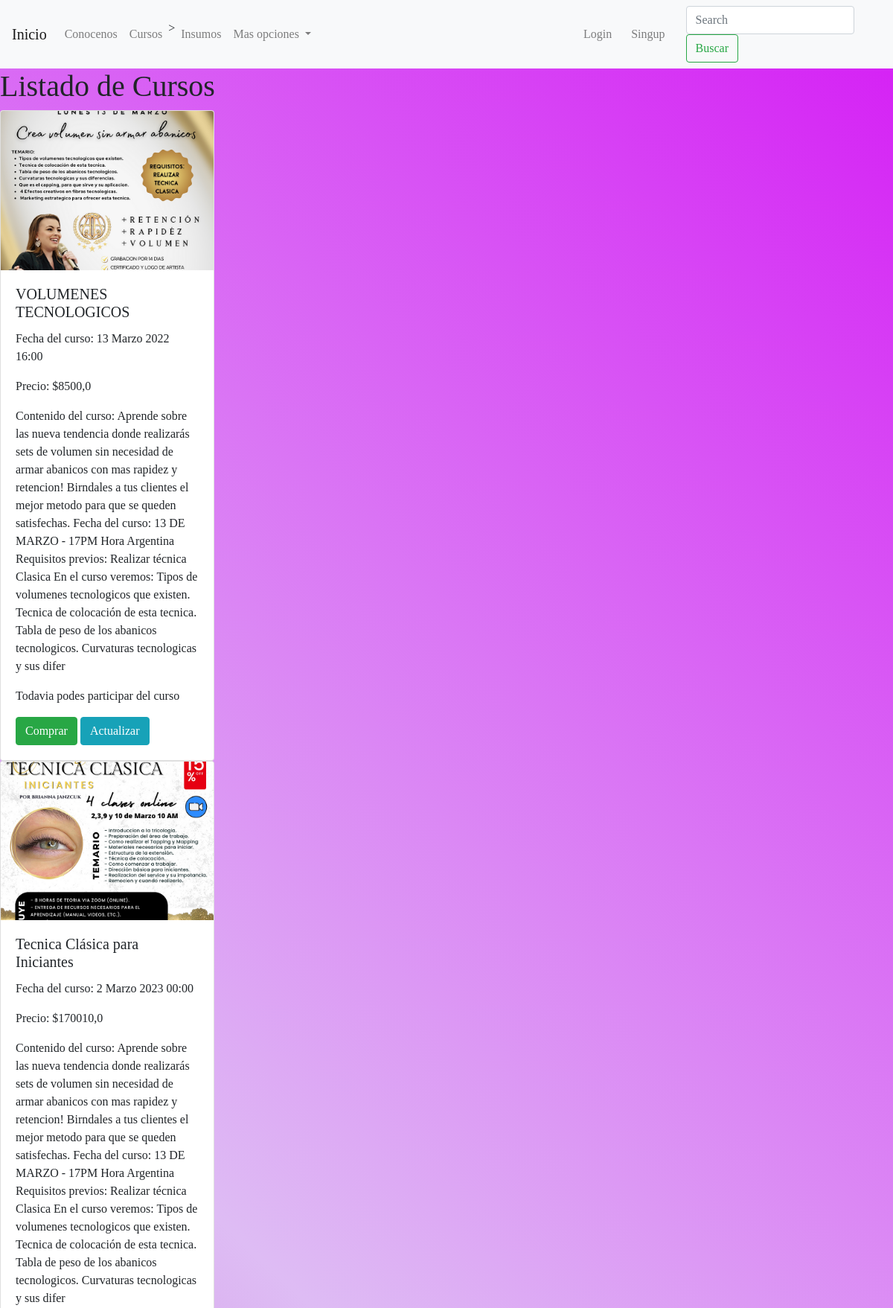
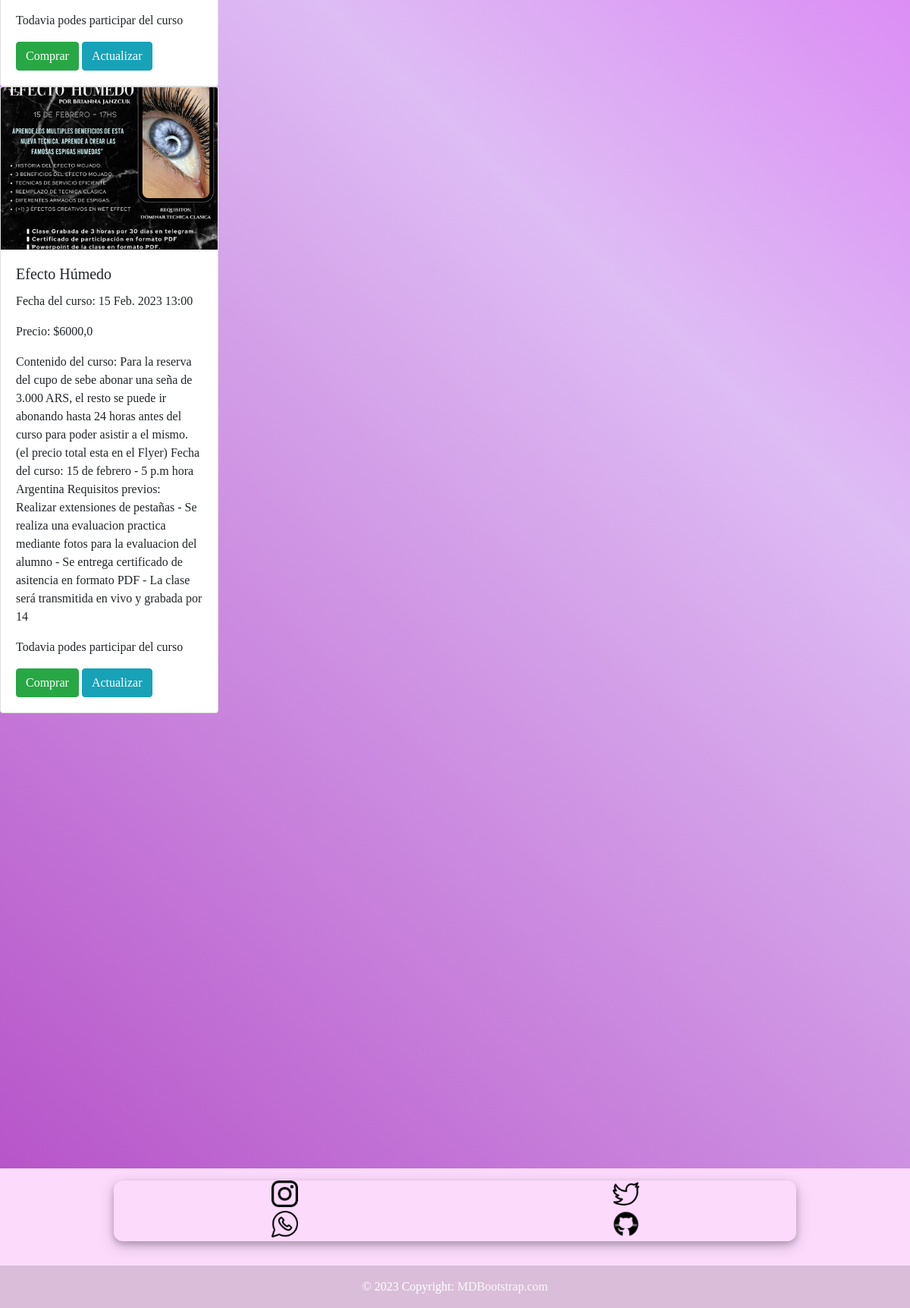
The page /workshops/list-workshops/ on the database its author committed (2 pictures, top to bottom).
### workshops/models.py (models this page shows, shortened)
class Workshops(models.Model):
    name = models.CharField(max_length=100)
    date = models.DateTimeField()
    current = models.BooleanField()
    price = models.FloatField()
    workshop_image = models.ImageField(upload_to= 'workshops_images',blank=True, null=True)
    description = models.CharField(max_length=500)

### workshops/views.py (the view)
# urls.py: path('list-workshops/', list_workshops),
def list_workshops(request):
    if 'search' in request.GET:
        search = request.GET['search']
        workshops = Workshops.objects.filter(name__incontains=search)
    else:
        workshops = Workshops.objects.all()
        context = {
            'workshops':workshops,
        }
        return render(request,'workshops/list_workshops.html', context=context)

### templates/workshops/list_workshops.html (shortened to what this page needs)
{% extends 'base.html' %}
{% block content %}
    <h1> Listado de Cursos</h1>
                {% for workshop in workshops %}
                <div class="card" style="width: 18rem;" >
                    <img src= {{workshop.workshop_image.url}} class="card-img-top">
                    <div class="card-body">
                    <h5 class="card-title">{{workshop.name}}</h5>
                    <p class="card-text">Fecha del curso: {{workshop.date}}</p>
                    <p class="card-text">Precio: ${{workshop.price}}</p>
                    <p class="card-text">Contenido del curso: {{workshop.description}}</p>
                    {% if workshop.current == True %}
                        <p>Todavia podes participar del curso</p>
                    {% else %}
                        <p>El curso expiro, proximamente habra nuevas fechas</p>
                    {% endif %}
                    <a href="#" class="btn btn-success">Comprar</a>
                    <a href="/workshops/update-workshops/{{workshop.id}}/" class="btn btn-info">Actualizar</a>
                    </div>
                </div>
                 {% endfor %}
{% endblock %}

### templates/base.html (style rules this page uses)
* { box-sizing: border-box; padding: 0; margin: 0; }
body { font-family: 'Playfair Display', serif; display: grid; background-color: #491bd4; background-image: linear-gradient(43deg, #b34bc5 0%, #debcf4 46%, #d51df5 100%); align-content: center; min-height: 100vh; }
body { background-color: rgb(90, 33, 98); }

### rows shown on the page
Workshops: workshop_image (picture), name "VOLUMENES TECNOLOGICOS", date "13 Marzo 2022 16:00", price "8500,0", description "Aprende sobre las nueva tendencia donde realizarás sets de volumen sin necesidad de armar abanicos con mas rapidez y retencion! Birndales a tus clientes el mejor metodo para que se queden satisfechas. Fecha del curso: 13 DE MARZO - 17PM Hora Argentina Requisitos previos: Realizar técnica Clasica En el curso veremos: Tipos de volumenes tecnologicos que existen. Tecnica de colocación de esta tecnica. Tabla de peso de los abanicos tecnologicos. Curvaturas tecnologicas y sus difer", current "Todavia podes participar del curso"
Workshops: workshop_image (picture), name "Tecnica Clásica para Iniciantes", date "2 Marzo 2023 00:00", price "170010,0", description "Aprende sobre las nueva tendencia donde realizarás sets de volumen sin necesidad de armar abanicos con mas rapidez y retencion! Birndales a tus clientes el mejor metodo para que se queden satisfechas. Fecha del curso: 13 DE MARZO - 17PM Hora Argentina Requisitos previos: Realizar técnica Clasica En el curso veremos: Tipos de volumenes tecnologicos que existen. Tecnica de colocación de esta tecnica. Tabla de peso de los abanicos tecnologicos. Curvaturas tecnologicas y sus difer", current "Todavia podes participar del curso"
Workshops: workshop_image (picture), name "Efecto Húmedo", date "15 Feb. 2023 13:00", price "6000,0", description "Para la reserva del cupo de sebe abonar una seña de 3.000 ARS, el resto se puede ir abonando hasta 24 horas antes del curso para poder asistir a el mismo. (el precio total esta en el Flyer) Fecha del curso: 15 de febrero - 5 p.m hora Argentina Requisitos previos: Realizar extensiones de pestañas - Se realiza una evaluacion practica mediante fotos para la evaluacion del alumno - Se entrega certificado de asitencia en formato PDF - La clase será transmitida en vivo y grabada por 14", current "Todavia podes participar del curso"
